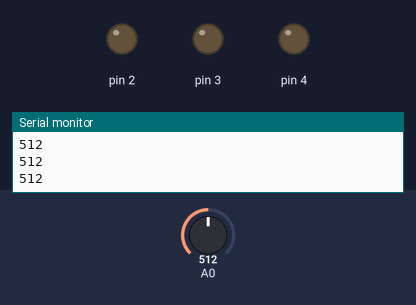
This sketch was run on a simulated Arduino Uno, built with avr-gcc and run on an emulated ATmega328P. On the bench: output pins drawn as LEDs (lit = HIGH), the last lines printed to the serial monitor. Dashed ring = blinking. The test bench sets the inputs (shaded band); at power-on: A0 = 512.

Above: at 1.2 s.
1.3 s: A0 set to 983
2.8 s: A0 set to 1015
At 2.98 s:
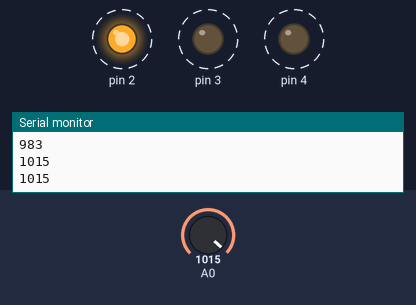
Timing chart, 0 to 11.8 s (numbered marks = the images above; inputs shaded):
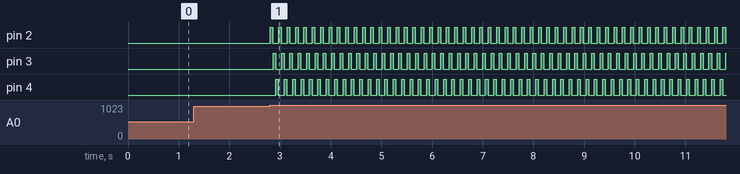

The sketch:

practica_08.ino
```cpp
int LDR = 0;
int UMBRAL = 1000;
int i = 0;

void setup() {
  Serial.begin(9600);

  // El for() fuerza a que "i" tome inicialmente el valor de 2 (i = 2)
  // Posteriormente va configurando cada uno de los pines (2, 3, 4) como salidas
  for(i = 2; i<5; i++){
    pinMode(i, OUTPUT);
  }
}

void loop() {
  LDR = analogRead(0);  // Lectura analógica de la fotorresistencia
  Serial.println(LDR);  // Imprime valores almacenados en LDR

  // LDR > 120, en Pull-Down, para que se mantenga encendido el LED
  // LDR > 900, en Pull-Up, para que se mantenga encendido el LED

  if(LDR > UMBRAL){
    for(i = 2; i<5; i++){
      digitalWrite(i, HIGH);
      delay(50);
      digitalWrite(i, LOW);
      delay(5);
    }
  }
  else{  // Esta parte es innecesaria porque en el anterior paso lo último que hace es apagar los LED
    digitalWrite(2, LOW);
    digitalWrite(3, LOW);
    digitalWrite(4, LOW);
  }
}
```

Measured:
- the behaviour switches between 1000 and 1001 on A0 (found by bisection; images 0 and 1)
- after the input at 2.8 s, pin 2: alternates HIGH for 0.05 s and LOW for 0.12 s, starting at once; pin 3: alternates HIGH for 0.05 s and LOW for 0.12 s, starting after 0.06 s; pin 4: alternates HIGH for 0.05 s and LOW for 0.12 s, starting after 0.12 s
